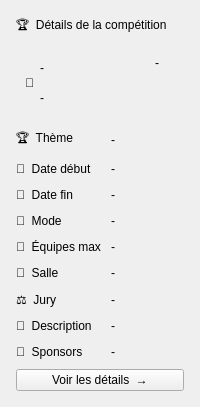
                        <widget class="QFrame" name="cardDetails">
                         <property name="card" stdset="0">
                          <bool>true</bool>
                         </property>
                         <layout class="QVBoxLayout" name="detailsLayout">
                          <property name="spacing">
                           <number>10</number>
                          </property>
                          <property name="leftMargin">
                           <number>16</number>
                          </property>
                          <property name="topMargin">
                           <number>16</number>
                          </property>
                          <property name="rightMargin">
                           <number>16</number>
                          </property>
                          <property name="bottomMargin">
                           <number>16</number>
                          </property>
                          <item>
                           <widget class="QLabel" name="lblDetails">
                            <property name="role" stdset="0">
                             <string notr="true">cardTitle</string>
                            </property>
                            <property name="text">
                             <string>🏆  Détails de la compétition</string>
                            </property>
                           </widget>
                          </item>
                          <item>
                           <widget class="QFrame" name="detailHead">
                            <layout class="QHBoxLayout" name="detailHeadLayout">
                             <item>
                              <widget class="QLabel" name="dIco">
                               <property name="text">
                                <string>🍃</string>
                               </property>
                              </widget>
                             </item>
                             <item>
                              <layout class="QVBoxLayout" name="detailNameLayout">
                               <item>
                                <widget class="QLabel" name="dNom">
                                 <property name="text">
                                  <string>-</string>
                                 </property>
                                </widget>
                               </item>
                               <item>
                                <widget class="QLabel" name="dId">
                                 <property name="text">
                                  <string>-</string>
                                 </property>
                                </widget>
                               </item>
                              </layout>
                             </item>
                             <item>
                              <spacer name="detailHeadSpacer">
                               <property name="orientation">
                                <enum>Qt::Horizontal</enum>
                               </property>
                               <property name="sizeHint" stdset="0">
                                <size>
                                 <width>40</width>
                                 <height>20</height>
                                </size>
                               </property>
                              </spacer>
                             </item>
                             <item>
                              <layout class="QVBoxLayout" name="detailBadgeLayout">
                               <item>
                                <widget class="QLabel" name="dBadge">
                                 <property name="text">
                                  <string>-</string>
                                 </property>
                                </widget>
                               </item>
                               <item>
                                <spacer name="detailBadgeSpacer">
                                 <property name="orientation">
                                  <enum>Qt::Vertical</enum>
                                 </property>
                                 <property name="sizeHint" stdset="0">
                                  <size>
                                   <width>20</width>
                                   <height>40</height>
                                  </size>
                                 </property>
                                </spacer>
                               </item>
                              </layout>
                             </item>
                            </layout>
                           </widget>
                          </item>
                          <item>
                           <layout class="QGridLayout" name="detailsGrid">
                            <property name="verticalSpacing">
                             <number>12</number>
                            </property>
                            <item row="0" column="0">
                             <widget class="QLabel" name="dThemeLabel">
                              <property name="text">
                               <string>🏆  Thème</string>
                              </property>
                             </widget>
                            </item>
                            <item row="0" column="1">
                             <widget class="QLabel" name="dTheme">
                              <property name="text">
                               <string>-</string>
                              </property>
                             </widget>
                            </item>
                            <item row="1" column="0">
                             <widget class="QLabel" name="dDebutLabel">
                              <property name="text">
                               <string>📅  Date début</string>
                              </property>
                             </widget>
                            </item>
                            <item row="1" column="1">
                             <widget class="QLabel" name="dDebut">
                              <property name="text">
                               <string>-</string>
                              </property>
                             </widget>
                            </item>
                            <item row="2" column="0">
                             <widget class="QLabel" name="dFinLabel">
                              <property name="text">
                               <string>📅  Date fin</string>
                              </property>
                             </widget>
                            </item>
                            <item row="2" column="1">
                             <widget class="QLabel" name="dFin">
                              <property name="text">
                               <string>-</string>
                              </property>
                             </widget>
                            </item>
                            <item row="3" column="0">
                             <widget class="QLabel" name="dModeLabel">
                              <property name="text">
                               <string>📍  Mode</string>
                              </property>
                             </widget>
                            </item>
                            <item row="3" column="1">
                             <widget class="QLabel" name="dMode">
                              <property name="text">
                               <string>-</string>
                              </property>
                             </widget>
                            </item>
                            <item row="4" column="0">
                             <widget class="QLabel" name="dMaxLabel">
                              <property name="text">
                               <string>👥  Équipes max</string>
                              </property>
                             </widget>
                            </item>
                            <item row="4" column="1">
                             <widget class="QLabel" name="dMax">
                              <property name="text">
                               <string>-</string>
                              </property>
                             </widget>
                            </item>
                            <item row="5" column="0">
                             <widget class="QLabel" name="dSalleLabel">
                              <property name="text">
                               <string>🏫  Salle</string>
                              </property>
                             </widget>
                            </item>
                            <item row="5" column="1">
                             <widget class="QLabel" name="dSalle">
                              <property name="text">
                               <string>-</string>
                              </property>
                             </widget>
                            </item>
                            <item row="6" column="0">
                             <widget class="QLabel" name="dJuryLabel">
                              <property name="text">
                               <string>⚖️  Jury</string>
                              </property>
                             </widget>
                            </item>
                            <item row="6" column="1">
                             <widget class="QLabel" name="dJury">
                              <property name="text">
                               <string>-</string>
                              </property>
                              <property name="wordWrap">
                               <bool>true</bool>
                              </property>
                             </widget>
                            </item>
                            <item row="7" column="0">
                             <widget class="QLabel" name="dDescriptionLabel">
                              <property name="text">
                               <string>📝  Description</string>
                              </property>
                             </widget>
                            </item>
                            <item row="7" column="1">
                             <widget class="QLabel" name="dDescription">
                              <property name="text">
                               <string>-</string>
                              </property>
                              <property name="wordWrap">
                               <bool>true</bool>
                              </property>
                             </widget>
                            </item>
                            <item row="8" column="0">
                             <widget class="QLabel" name="dSponsorsLabel">
                              <property name="text">
                               <string>🤝  Sponsors</string>
                              </property>
                             </widget>
                            </item>
                            <item row="8" column="1">
                             <widget class="QLabel" name="dSponsors">
                              <property name="text">
                               <string>-</string>
                              </property>
                              <property name="wordWrap">
                               <bool>true</bool>
                              </property>
                             </widget>
                            </item>
                           </layout>
                          </item>
                          <item>
                           <widget class="QPushButton" name="btnDetails">
                            <property name="cursor">
                             <cursorShape>PointingHandCursor</cursorShape>
                            </property>
                            <property name="kind" stdset="0">
                             <string notr="true">primary</string>
                            </property>
                            <property name="text">
                             <string>Voir les détails  →</string>
                            </property>
                           </widget>
                          </item>
                         </layout>
                        </widget>
